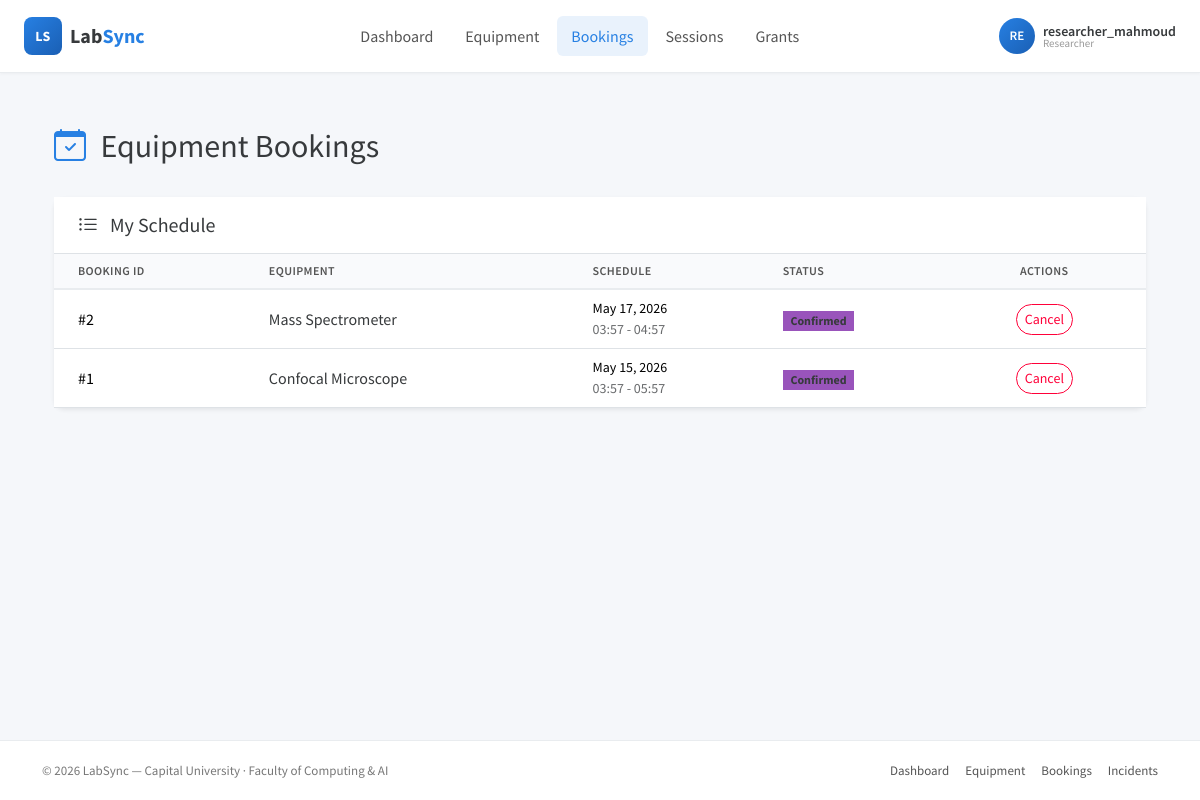
/LabSync-System/bookings (signed in), run on the app's committed database.
### tables this page shows
CREATE TABLE Bookings (

    bookingID INT PRIMARY KEY AUTO_INCREMENT,

    userID INT NOT NULL,

    equipmentID INT NOT NULL,

    startTime DATETIME NOT NULL,

    endTime DATETIME NOT NULL,

    bookingStatus ENUM('pending', 'waitlisted', 'confirmed', 'approved', 'rejected', 'cancelled', 'completed') DEFAULT 'pending',

    isAutoBooked BOOLEAN DEFAULT FALSE,

    parentBookingID INT NULL,

    grantID INT NULL,

    labManagerID INT NULL,

    totalCost DECIMAL(10,2) DEFAULT 0.00,

    cancellationReason TEXT NULL,

    createdAt DATETIME DEFAULT CURRENT_TIMESTAMP,

    updatedAt DATETIME DEFAULT CURRENT_TIMESTAMP ON UPDATE CURRENT_TIMESTAMP,

    CONSTRAINT fk_booking_user
    
        FOREIGN KEY (userID) REFERENCES Users(userID),

    CONSTRAINT fk_booking_equipment
    
        FOREIGN KEY (equipmentID) REFERENCES Equipment(equipmentID),

    CONSTRAINT fk_booking_parent
    
        FOREIGN KEY (parentBookingID) REFERENCES Bookings(bookingID),

    CONSTRAINT fk_booking_manager
    
        FOREIGN KEY (labManagerID) REFERENCES Users(userID)

);

CREATE TABLE Equipment (

    equipmentID INT PRIMARY KEY AUTO_INCREMENT,

    equipmentName VARCHAR(200) NOT NULL,

    equipmentStatus ENUM('available', 'in_use', 'locked_out', 'under_maintenance', 'calibration_needed') DEFAULT 'available',
    
    equipmentDescription TEXT NULL,

    requiredClearanceLevel INT DEFAULT 0,

    isDualUse BOOLEAN DEFAULT FALSE,

    totalUsageHours DECIMAL(10,2) DEFAULT 0.00,
    
    userTotalHours DECIMAL(10,2) DEFAULT 0.00,

    calibrationThresholdHours DECIMAL(10,2) DEFAULT 100.00,

    currentCalibrationHours DECIMAL(10,2) DEFAULT 0.00,

    powerUpBufferMinutes INT DEFAULT 0,

    coolDownBufferMinutes INT DEFAULT 0,

    hourlyRateExternal DECIMAL(10,2) NOT NULL,

    overheadPercentage DECIMAL(5,2) DEFAULT 0.00,

    lockoutReason TEXT NULL,

    lockedOutAt DATETIME NULL,

    createdAt DATETIME DEFAULT CURRENT_TIMESTAMP,

    updatedAt DATETIME DEFAULT CURRENT_TIMESTAMP ON UPDATE CURRENT_TIMESTAMP

);

### core/Controller.php (called while the page is built, shortened)
<?php
    class BaseController
    {
        protected function view($viewPath, $data = []) {
            $data['flash'] = $this->getFlash();
            if (isset($_SESSION['user'])) {
                $data['currentUser'] = $this->getCurrentUser();
                $data['currentRole'] = $this->getCurrentUserRole();
            } else {
                $data['currentUser'] = null;
                $data['currentRole'] = null;
            }
            extract($data);
            $viewFile = __DIR__ . '/../pages/' . $viewPath . '.php';
            require_once $viewFile;
        }
        protected function getCurrentUser() {
            return $_SESSION['user'] ?? null;
        }
        protected function getCurrentUserID() {
            return $_SESSION['user']['userID'] ?? null;
        }
        protected function getCurrentUserRole() {
            return $_SESSION['user']['userType'] ?? null;
        }
        protected function getFlash() {
            if (isset($_SESSION['flash'])) {
                $flash = $_SESSION['flash'];
                return $flash;
            }
            return null;
        }
    }

### controllers/BookingController.php (called while the page is built, shortened)
<?php
require_once __DIR__ . '/../core/Controller.php';
require_once __DIR__ . '/../models/Booking.php';
class BookingController extends BaseController {
    private $bookingModel;
    public function __construct() {
        $this->bookingModel = new Booking();
    }
    public function index() {
        $userID = $this->getCurrentUserID();
        $role = $this->getCurrentUserRole();
        $waitlistedBookings = [];
        if ($role === 'lab_manager') {
            $bookings = $this->bookingModel->getAllFutureBookings();
            $waitlistedBookings = $this->bookingModel->getBookingsByStatus('pending');
        } else {
            $bookings = $this->bookingModel->getBookingsByUserId($userID);
        }
        $this->view('booking/index', [
            'bookings' => $bookings,
            'waitlistedBookings' => $waitlistedBookings
        ]);
    }
}
?>

### core/App.php (called while the page is built, shortened)
<?php
class App
{
    private $basePath = 'LabSync-System';
    public function __construct()
    {
        require_once __DIR__ . '/../routes/routes.php';
        $url = $this->getURL();
        $httpMethod = $_SERVER['REQUEST_METHOD'];
        $router->dispatch($url, $httpMethod);
    }
    private function getURL()
    {
        $url = $_GET['url'] ?? '';
        $url = str_replace($this->basePath, '', $url);
        $url = filter_var($url, FILTER_SANITIZE_URL);
        $url = rtrim($url, '/');
        $url = ltrim($url, '/');
        return $url;
    }
}

### index.php (called while the page is built, shortened)
<?php
require_once __DIR__ . '/config/Database.php';
require_once __DIR__ . '/core/Controller.php';
require_once __DIR__ . '/core/App.php';
$app = new App();

### config/Database.php (called while the page is built, shortened)
<?php
class Database
{
    private static $instance = null;
    private $pdo;
    private function __construct()
    {
        $this->host = $_ENV['DB_HOST'];
        $this->username = $_ENV['DB_USER'];
        $this->password = $_ENV['DB_PASS'];
        $this->dbname = $_ENV['DB_NAME'];
        try {
            $this->pdo = new PDO(
                "mysql:host={$this->host};dbname={$this->dbname};charset=utf8",
                $this->username,
                $this->password
            );
            $this->pdo->setAttribute(PDO::ATTR_ERRMODE, PDO::ERRMODE_EXCEPTION);
        } catch (PDOException $e) {
            die("Database Connection Failed: " . $e->getMessage());
        }
    }
    public static function getInstance()
    {
        if (self::$instance == null) {
            self::$instance = new Database();
        }
        return self::$instance;
    }
    public function getConnection()
    {
        return $this->pdo;
    }
}

### models/Booking.php (called while the page is built, shortened)
<?php
require_once __DIR__ . '/../config/Database.php';
class Booking {
    protected $db;
    public function __construct() {
        $this->db = Database::getInstance()->getConnection();
    }
        public function getBookingsByUserId($userID) {
            $stmt = $this->db->prepare("SELECT b.*, e.equipmentName FROM Bookings b JOIN Equipment e ON b.equipmentID = e.equipmentID WHERE b.userID = :id ORDER BY b.bookingID DESC LIMIT 10");
            $stmt->execute([':id' => $userID]);
            return $stmt->fetchAll(PDO::FETCH_ASSOC);
        }
    }
?>

### pages/booking/index.php (the view, shortened to what this page needs)
<?php require_once __DIR__ . '/../../includes/header.php'; ?>
<div class="container-fluid mt-4 mb-5">
    <div class="d-flex justify-content-between align-items-center mb-4">
        <h2><i class="bi bi-calendar-check text-primary me-2"></i> Equipment Bookings</h2>
    </div>
    <div class="card shadow-sm border-0">
        <div class="card-header bg-white border-bottom py-3">
            <h5 class="mb-0 text-dark">
                <i class="bi bi-list-ul text-secondary me-2"></i>
                <?= $_SESSION['user']['userType'] === 'lab_manager' ? 'All Active & Future Bookings' : 'My Schedule' ?>
            </h5>
        </div>
        <div class="card-body p-0">
            <div class="table-responsive">
                <table class="table table-hover align-middle mb-0">
                    <thead class="table-light">
                        <tr>
                            <th class="ps-4">Booking ID</th>
                            <th>Equipment</th>
                            <th>Schedule</th>
                            <th>Status</th>
                            <?php if ($_SESSION['user']['userType'] !== 'lab_manager'): ?>
                                <th class="text-center pe-4">Actions</th>
                            <?php endif; ?>
                        </tr>
                    </thead>
                    <tbody>
                        <?php if (empty($bookings)): ?>
                            <tr>
                                <td colspan="<?= $_SESSION['user']['userType'] !== 'lab_manager' ? '5' : '4' ?>" class="text-center py-5 text-muted">
                                    No scheduled bookings found.
                                </td>
                            </tr>
                        <?php else: ?>
                            <?php foreach ($bookings as $booking): ?>
                                <tr>
                                    <td class="ps-4">#<?= (int)$booking['bookingID'] ?></td>
                                    <td class="fw-medium text-dark"><?= htmlspecialchars($booking['equipmentName'] ?? 'Unknown Equipment') ?></td>
                                    <td>
                                        <div class="small">
                                            <?= date('M d, Y', strtotime($booking['startTime'])) ?><br>
                                            <span class="text-muted"><?= date('H:i', strtotime($booking['startTime'])) ?> - <?= date('H:i', strtotime($booking['endTime'])) ?></span>
                                        </div>
                                    </td>
                                    <td>
                                        <?php
                                            $statusClass = 'bg-secondary';
                                            if ($booking['bookingStatus'] === 'confirmed') $statusClass = 'bg-info text-dark';
                                        ?>
                                        <span class="badge <?= $statusClass ?>"><?= ucfirst(htmlspecialchars($booking['bookingStatus'])) ?></span>
                                    </td>
                                    <?php if ($_SESSION['user']['userType'] !== 'lab_manager'): ?>
                                    <td class="text-center pe-4">
                                        <?php if (in_array($booking['bookingStatus'], ['pending', 'waitlisted', 'confirmed'])): ?>
                                            <form action="/LabSync-System/booking/cancel/<?= (int)$booking['bookingID'] ?>" method="POST" class="m-0" onsubmit="return confirm('Cancel this booking?');">
                                                <button type="submit" class="btn btn-outline-danger btn-sm rounded-pill">Cancel</button>
                                            </form>
                                        <?php else: ?>
                                            <button class="btn btn-outline-secondary btn-sm rounded-pill disabled" disabled>Locked</button>
                                        <?php endif; ?>
                                    </td>
                                    <?php endif; ?>
                                </tr>
                            <?php endforeach; ?>
                        <?php endif; ?>
                    </tbody>
                </table>
            </div>
        </div>
    </div>
</div>
<?php require_once __DIR__ . '/../../includes/footer.php'; ?>

### css/style.css (style rules this page uses)
:root { --ls-primary: #2780E3; --ls-success: #3FB618; --ls-info: #9954BB; --ls-warning: #FF7518; --ls-danger: #FF0039; --ls-dark: #373A3C; --ls-light: #F8F9FA; --ls-border: #E9ECEF; }
body { background: #f5f7fa; min-height: 100vh; display: flex; flex-direction: column; }
.card { border: 1px solid var(--ls-border); border-radius: 10px; box-shadow: 0 1px 3px rgba(0,0,0,0.04); }
.card-header { background: #fff; border-bottom: 1px solid var(--ls-border); padding: 18px 24px; font-weight: 600; }
.table thead th { background: #f9fafc; color: #555; font-weight: 600; text-transform: uppercase; font-size: 12px; letter-spacing: 0.4px; border-bottom: 2px solid var(--ls-border); }
.table tbody tr { transition: background 0.12s ease; }

### data on the page
bookings: bookingID "2", equipmentID.equipmentName "Mass Spectrometer", startTime "May 17, 2026", startTime "03:57", endTime "04:57", bookingStatus "Confirmed"
bookings: bookingID "1", equipmentID.equipmentName "Confocal Microscope", startTime "May 15, 2026", startTime "03:57", endTime "05:57", bookingStatus "Confirmed"

### other printed values
substr($userName, 0, 2) "RE"
$userName "researcher_mahmoud"
str_replace('_', ' ', $userRole) "Researcher"
